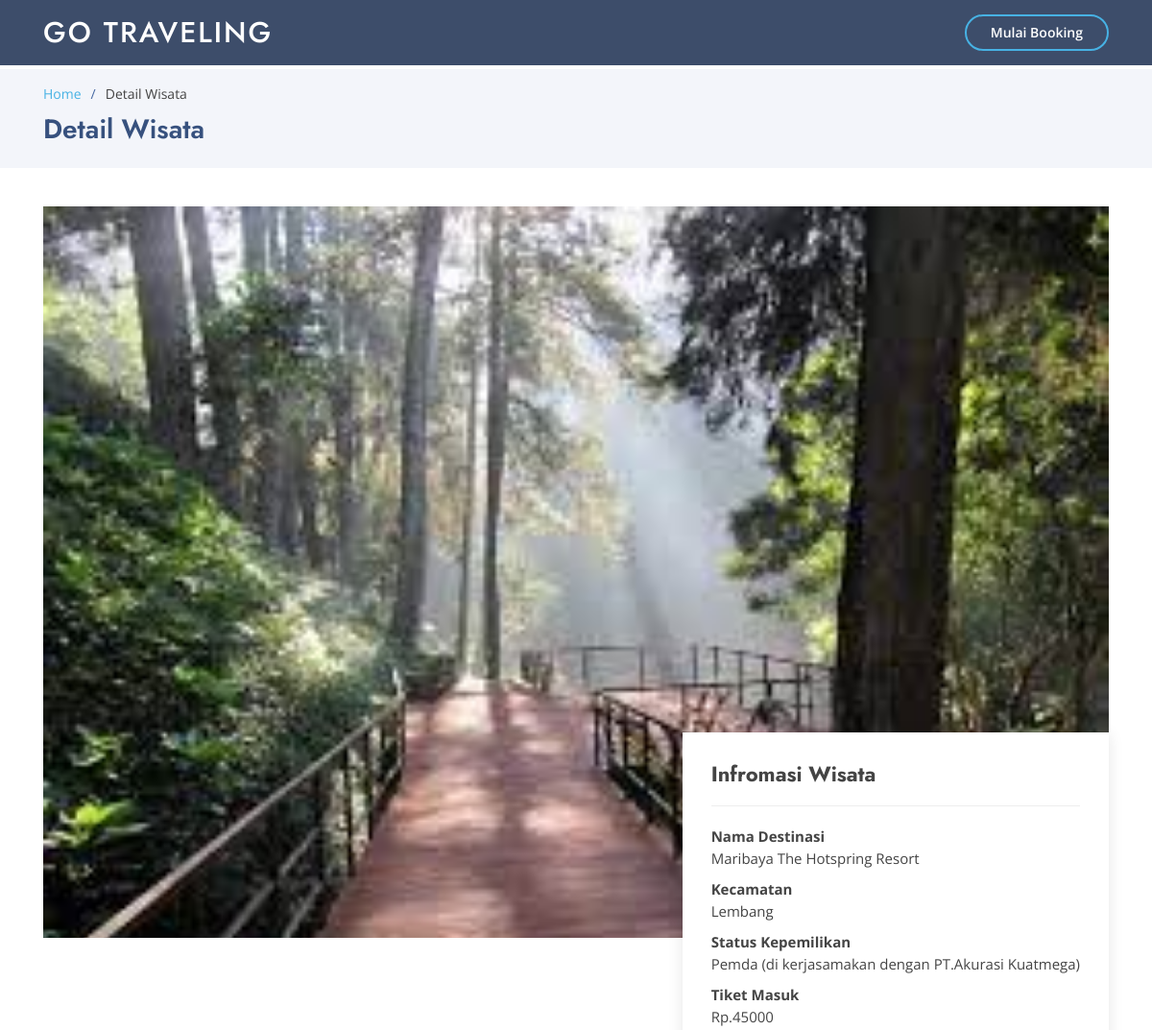
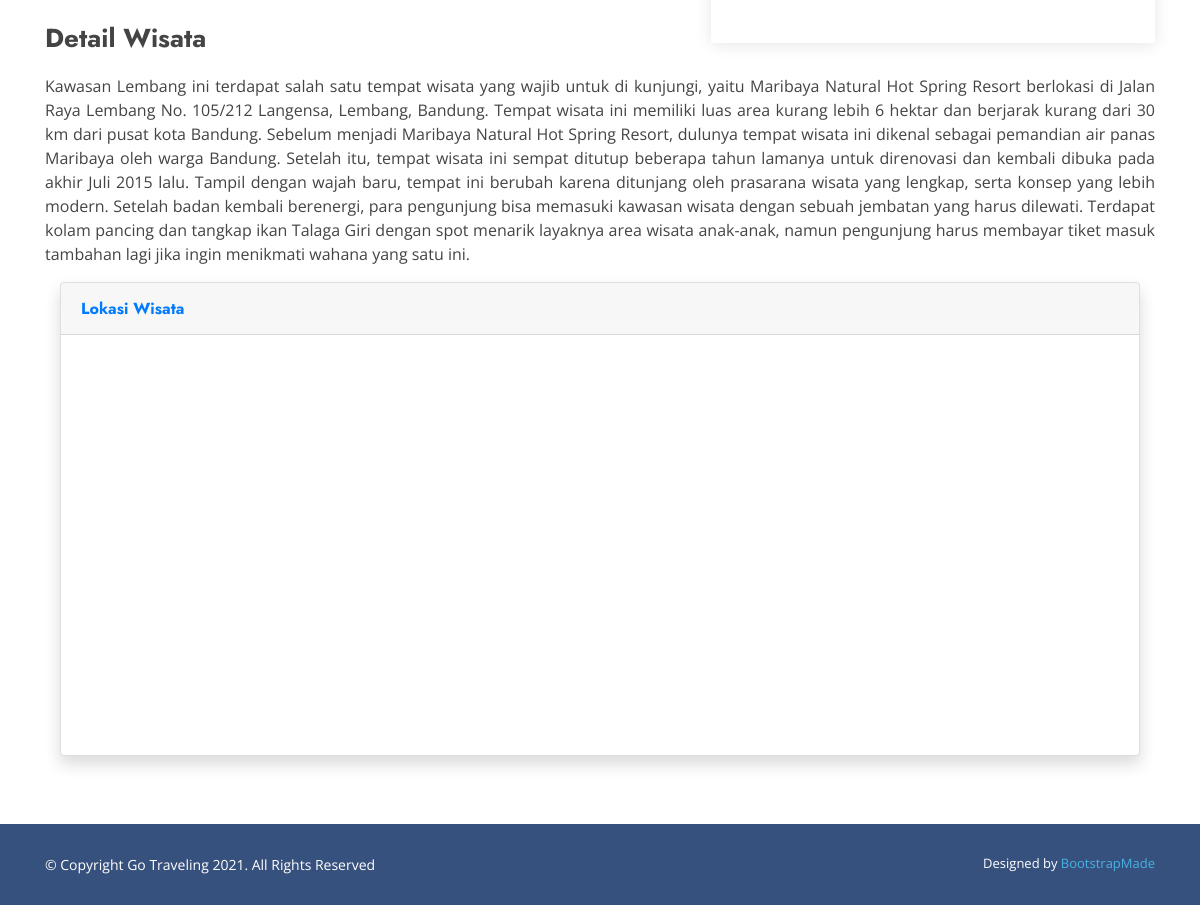
The page /main/detail_portofolio/1 on the database its author committed (2 pictures, top to bottom).
### tables this page shows
CREATE TABLE `wisata_perkecamatan` (
  `id` int(11) NOT NULL,
  `id_kecamatan` int(11) NOT NULL,
  `hotel_id` int(11) NOT NULL,
  `nama` varchar(255) NOT NULL,
  `status` varchar(100) NOT NULL,
  `biaya` varchar(100) NOT NULL,
  `latitude` varchar(200) NOT NULL,
  `longitude` varchar(200) NOT NULL,
  `foto` varchar(200) NOT NULL,
  `detail` text NOT NULL,
  `flag_active` int(1) NOT NULL
);

CREATE TABLE `wisata` (
  `id` int(11) NOT NULL,
  `kecamatan` varchar(100) NOT NULL
);

### application/controllers/Main.php (called while the page is built, shortened)
<?php
class Main extends CI_Controller
{
    public function detail_portofolio($id)
    {
        $data['title'] = 'Aplikasi Wisata';
        $this->db->select('wisata_perkecamatan.*, wisata.kecamatan');
        $this->db->from('wisata_perkecamatan');
        $this->db->join('wisata', 'wisata_perkecamatan.id_kecamatan=wisata.id');
        $this->db->where('wisata_perkecamatan.id=', $id);
        $query = $this->db->get();
        $data['detail'] = $query->result_array();
        $this->load->view('main/portofolio', $data);
        $this->load->view('main/footer');
    }
}

### index.php (called while the page is built, shortened)
<?php
require_once BASEPATH.'core/CodeIgniter.php';

### application/views/main/portofolio.php (the view, shortened to what this page needs)
<!DOCTYPE html>
<html lang="en">
<head>
    <link href="<?= base_url('assets/'); ?>vendor/bootstrap/css/bootstrap.min.css" rel="stylesheet">
    <link href="<?= base_url('assets/'); ?>vendor/icofont/icofont.min.css" rel="stylesheet">
    <link href="<?= base_url('assets/'); ?>vendor/boxicons/css/boxicons.min.css" rel="stylesheet">
    <link href="<?= base_url('assets/'); ?>vendor/remixicon/remixicon.css" rel="stylesheet">
    <link href="<?= base_url('assets/'); ?>vendor/venobox/venobox.css" rel="stylesheet">
    <link href="<?= base_url('assets/'); ?>vendor/owl.carousel/assets/owl.carousel.min.css" rel="stylesheet">
    <link href="<?= base_url('assets/'); ?>vendor/aos/aos.css" rel="stylesheet">
    <link href="<?= base_url('assets/'); ?>css/style.css" rel="stylesheet">
</head>
<body>
    <header id="header" class="fixed-top header-inner-pages">
        <div class="container d-flex align-items-center">
            <h1 class="logo mr-auto"><a href="<?= base_url(); ?>">Go Traveling</a></h1>
            <a href="<?= base_url('auth'); ?>" class="get-started-btn scrollto">Mulai Booking</a>
        </div>
    </header>
    <main id="main">
        <section id="breadcrumbs" class="breadcrumbs">
            <div class="container">
                <ol>
                    <li><a href="<?= base_url(); ?>">Home</a></li>
                    <li>Detail Wisata</li>
                </ol>
                <h2>Detail Wisata</h2>
            </div>
        </section>
        <section id="portfolio-details" class="portfolio-details">
            <div class="container">
                <div class="portfolio-details-container">
                    <?php foreach ($detail as $dt) : ?>
                        <div class="owl-carousel portfolio-details-carousel">
                            <img src="<?= base_url('assets/'); ?><?= $dt['foto']; ?>" class="img-fluid" alt="">
                        </div>
                        <div class="portfolio-info">
                            <h3>Infromasi Wisata</h3>
                            <ul>
                                <li><strong>Nama Destinasi</strong><br> <?= $dt['nama']; ?></li>
                                <li><strong>Kecamatan</strong><br> <?= $dt['kecamatan']; ?></li>
                                <li><strong>Status Kepemilikan</strong><br> <?= $dt['status']; ?></li>
                                <li><strong>Tiket Masuk</strong><br> Rp.<?= $dt['biaya']; ?></li>
                            </ul>
                        </div>
                    <?php endforeach; ?>
                </div>
                <div class="portfolio-description">
                    <h2>Detail Wisata</h2>
                    <p align="justify">
                        <?= $dt['detail']; ?>
                    </p>
                </div>
                <div class="col-lg">
                    <div class="card shadow mb-2">
                        <div class="card-header py-3 d-flex flex-row align-items-center justify-content-between">
                            <h6 class="m-0 font-weight-bold text-primary">Lokasi Wisata</h6>
                        </div>
                        <div class="card-body">
                            <div id="googleMap" style="width:100%;height:380px;"></div>
                        </div>
                    </div>
                </div>
            </div>
        </section>
    </main>

### application/views/main/footer.php (shortened to what this page needs)
<footer id="footer">
    <div class="container footer-bottom clearfix">
        <div class="copyright">
            <span>&copy; Copyright Go Traveling <?= date('Y'); ?></strong>. All Rights Reserved
        </div>
        <div class="credits">
            Designed by <a href="https://bootstrapmade.com/">BootstrapMade</a>
        </div>
    </div>
</footer>
</body>
</html>

### assets/css/style.css (style rules this page uses)
body { font-family: "Open Sans", sans-serif; color: #444444; }
a { color: #47b2e4; }
h1, h2, h3, h4, h5, h6 { font-family: "Jost", sans-serif; }
#header { transition: all 0.5s; z-index: 997; padding: 15px 0; }
#header.header-scrolled, #header.header-inner-pages { background: rgba(40, 58, 90, 0.9); }
#header .logo { font-size: 30px; margin: 0; padding: 0; line-height: 1; font-weight: 500; letter-spacing: 2px; text-transform: uppercase; }
#header .logo a { color: #fff; }
.get-started-btn { margin-left: 25px; color: #fff; border-radius: 50px; padding: 6px 25px 7px 25px; white-space: nowrap; transition: 0.3s; font-size: 14px; display: inline-block; border: 2px solid #47b2e4; font-weight: 600; }
section { padding: 60px 0; overflow: hidden; }
.breadcrumbs { padding: 15px 0; background: #f3f5fa; min-height: 40px; margin-top: 72px; }
.breadcrumbs h2 { font-size: 28px; font-weight: 600; color: #37517e; }
.breadcrumbs ol { display: flex; flex-wrap: wrap; list-style: none; padding: 0 0 10px 0; margin: 0; font-size: 14px; }
.breadcrumbs ol li + li { padding-left: 10px; }
.breadcrumbs ol li + li::before { display: inline-block; padding-right: 10px; color: #4668a2; content: "/"; }
.portfolio-details { padding-top: 40px; }
.portfolio-details .portfolio-details-container { position: relative; }
.portfolio-details .portfolio-details-carousel { position: relative; z-index: 1; }
.portfolio-details .portfolio-info { padding: 30px; position: absolute; right: 0; bottom: -70px; background: #fff; box-shadow: 0px 2px 15px rgba(0, 0, 0, 0.1); z-index: 2; }
.portfolio-details .portfolio-info h3 { font-size: 22px; font-weight: 700; margin-bottom: 20px; padding-bottom: 20px; border-bottom: 1px solid #eee; }
.portfolio-details .portfolio-info ul { list-style: none; padding: 0; font-size: 15px; }
.portfolio-details .portfolio-info ul li + li { margin-top: 10px; }
.portfolio-details .portfolio-description { padding-top: 50px; }
.portfolio-details .portfolio-description h2 { width: 50%; font-size: 26px; font-weight: 700; margin-bottom: 20px; }
.portfolio-details .portfolio-description p { padding: 0 0 0 0; }
#footer { font-size: 14px; background: #37517e; }
#footer .footer-bottom { padding-top: 30px; padding-bottom: 30px; color: #fff; }
#footer .copyright { float: left; }
#footer .credits { float: right; font-size: 13px; }
#footer .credits a { transition: 0.3s; }

### rows shown on the page
wisata_perkecamatan: foto (picture), nama "Maribaya The Hotspring Resort", id_kecamatan.kecamatan "Lembang", status "Pemda (di kerjasamakan dengan PT.Akurasi Kuatmega)", biaya "45000", detail "Kawasan Lembang ini terdapat salah satu tempat wisata yang wajib untuk di kunjungi, yaitu Maribaya Natural Hot Spring Resort berlokasi di Jalan Raya Lembang No. 105/212 Langensa, Lembang, Bandung. Tempat wisata ini memiliki luas area kurang lebih 6 hektar dan berjarak kurang dari 30 km dari pusat kota Bandung. Sebelum menjadi Maribaya Natural Hot Spring Resort, dulunya tempat wisata ini dikenal sebagai pemandian air panas Maribaya oleh warga Bandung. Setelah itu, tempat wisata ini sempat ditutup beberapa tahun lamanya untuk direnovasi dan kembali dibuka pada akhir Juli 2015 lalu. Tampil dengan wajah baru, tempat ini berubah karena ditunjang oleh prasarana wisata yang lengkap, serta konsep…"
